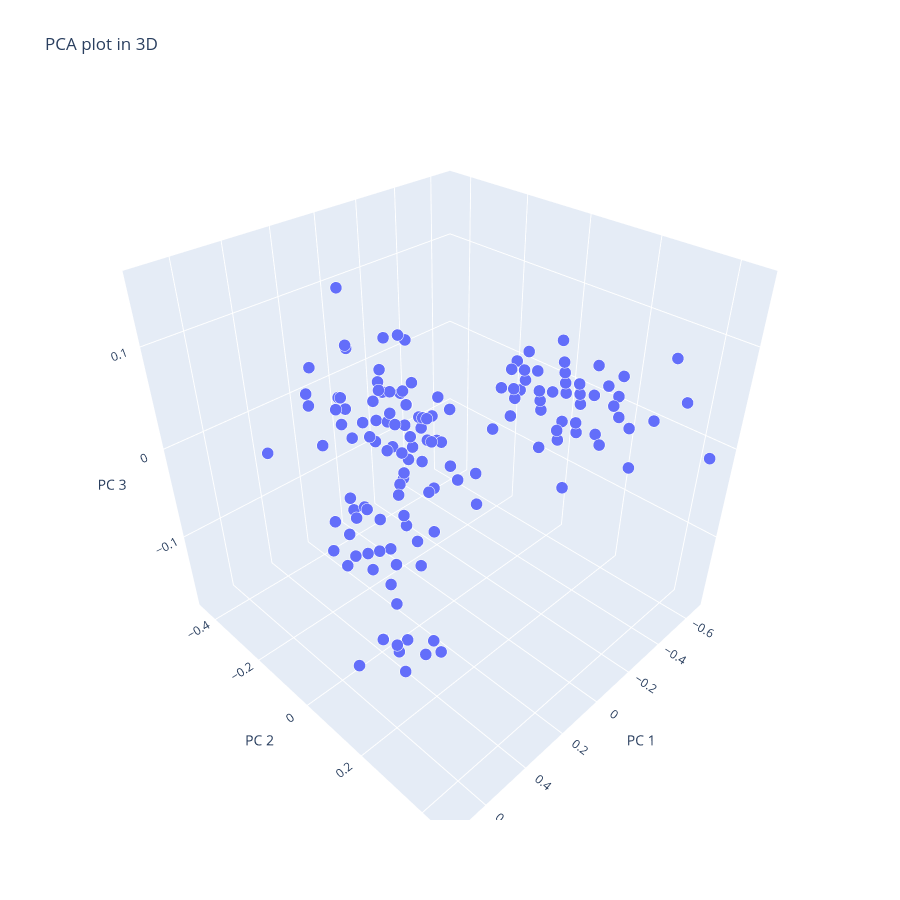

The notebook cell this image was saved under:
### Code cell
PCAplot3D(X)

### Figure 1 — Plotly figure (JSON) as saved in the notebook; plotly's stock layout.template omitted (floating-point values rounded to 4 significant figures; data arrays with more than 128 entries replaced by an {"elided": "..."} marker saying what was removed)
{"data": [{"hovertemplate": "PC 1=%{x}<br>PC 2=%{y}<br>PC 3=%{z}<br>size=%{marker.size}<extra></extra>", "legendgroup": "", "marker": {"color": "#636efa", "opacity": 1, "size": {"elided": "150 float values"}, "sizemode": "area", "sizeref": 0.00025, "symbol": "circle"}, "mode": "markers", "name": "", "scene": "scene", "showlegend": false, "type": "scatter3d", "x": {"elided": "150 float values"}, "y": {"elided": "150 float values"}, "z": {"elided": "150 float values"}}], "layout": {"height": 900, "legend": {"itemsizing": "constant", "tracegroupgap": 0}, "scene": {"domain": {"x": [0, 1], "y": [0, 1]}, "xaxis": {"title": {"text": "PC 1"}}, "yaxis": {"title": {"text": "PC 2"}}, "zaxis": {"title": {"text": "PC 3"}}}, "title": {"text": "PCA plot in 3D"}, "width": 900}}
